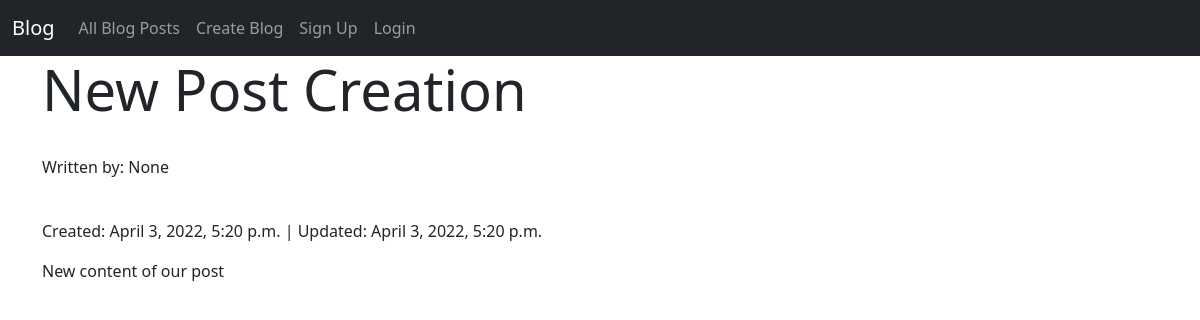
/posts/detail/4/, run on the app's committed database.
### posts/models.py (models this page shows, shortened)
class Post(models.Model):
    title = models.CharField(max_length=255, blank=True, null=True)
    content = models.TextField(blank=True, null=True)
    created = models.DateTimeField(auto_now_add=True, blank=True, null=True)
    updated = models.DateTimeField(auto_now=True, blank=True, null=True)
    author = models.ForeignKey(User, on_delete=models.CASCADE, blank=True, null=True)

### posts/views.py (the view)
# urls.py: path('detail/<int:pk>/', views.post_detail_view, name='detail'),
def post_detail_view(request, pk):
    post = Post.objects.filter(id=pk).first()
    context = {'post': post}
    return render(request, 'posts/detail.html', context=context)

### posts/templates/posts/detail.html (shortened to what this page needs)
{% extends 'base.html' %}
{% block content %}
<div class="container">
    <div class="row">
        <div class="col-12">
            <h1 class="display-4">{{ post.title }}</h1>
            <br />
            <p>Written by: {{ post.author }}</p>
            <br />
            <p>Created: {{ post.created }} | Updated: {{ post.updated }}</p>
        </div>
    </div>
    <div class="row">
        <div class="col-12">
            <p>{{ post.content }}</p>
        </div>
    </div>
</div>
{% endblock content %}

### data on the page
Post: title "New Post Creation", author "None", created "April 3, 2022, 5:20 p.m.", updated "April 3, 2022, 5:20 p.m.", content "New content of our post"
